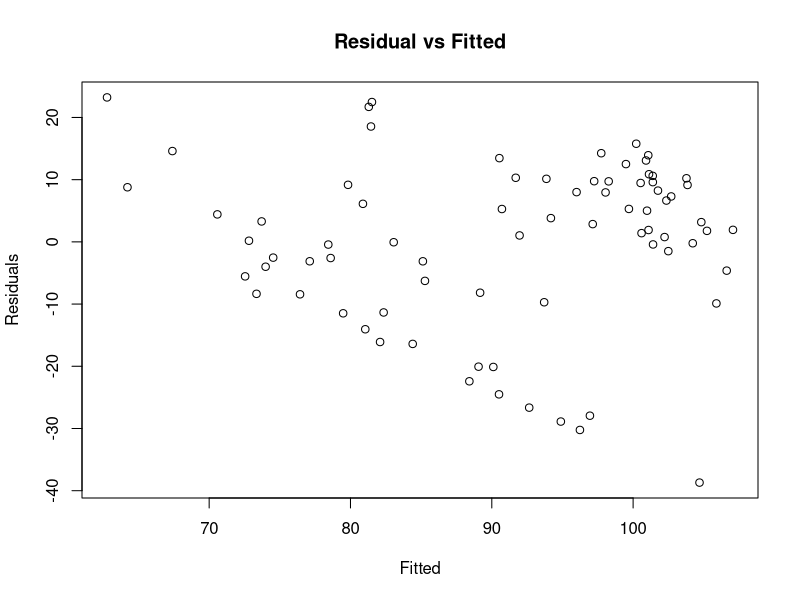
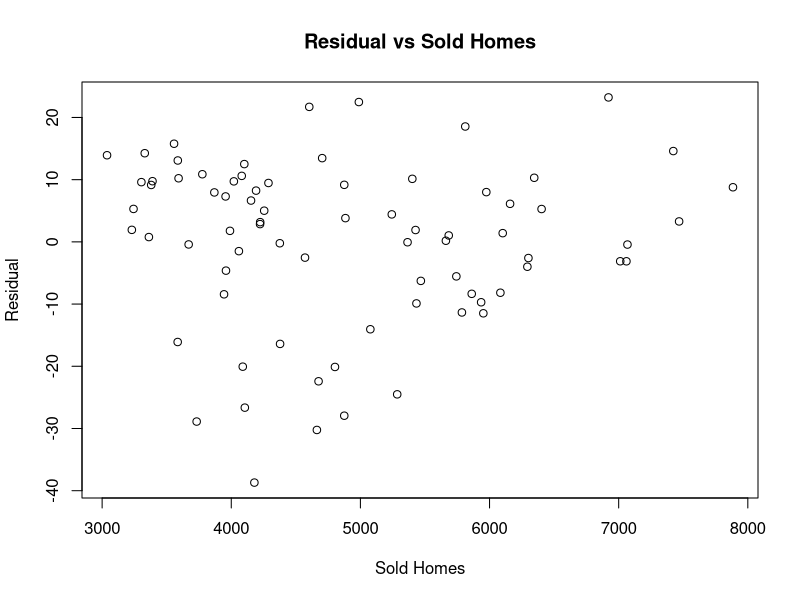
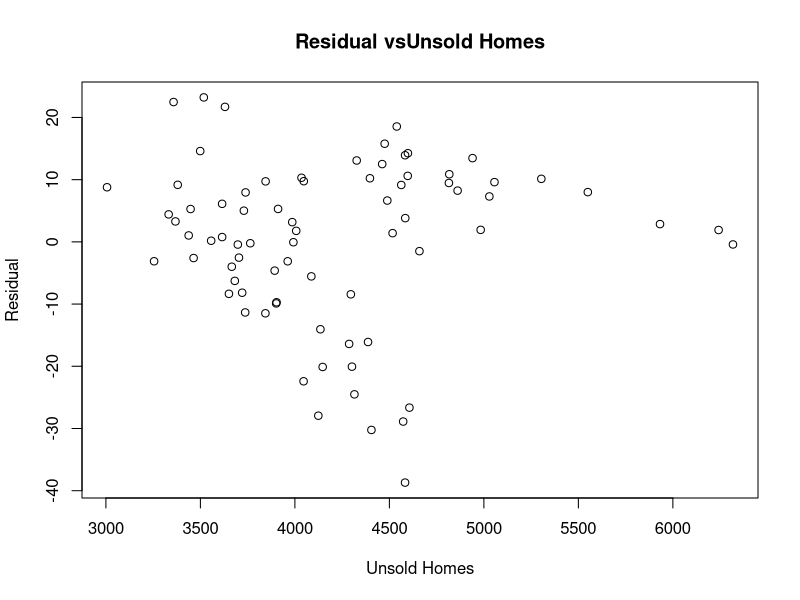
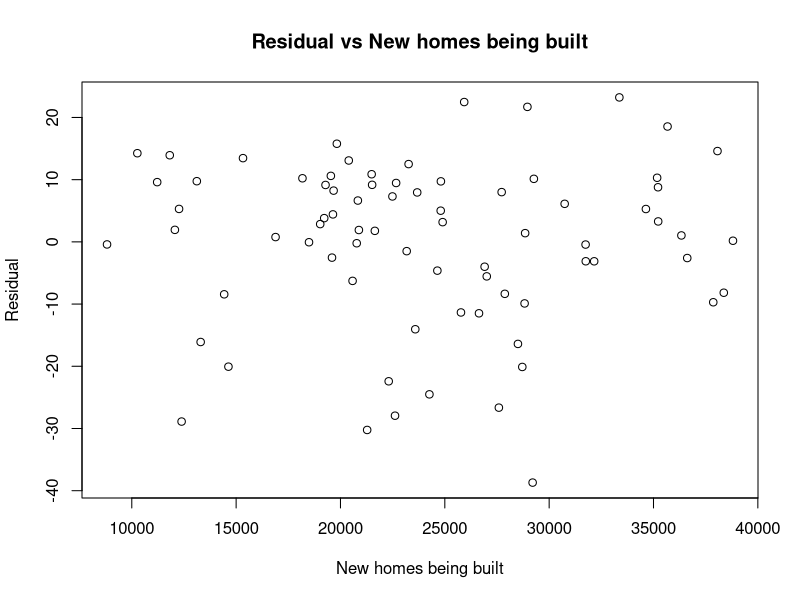
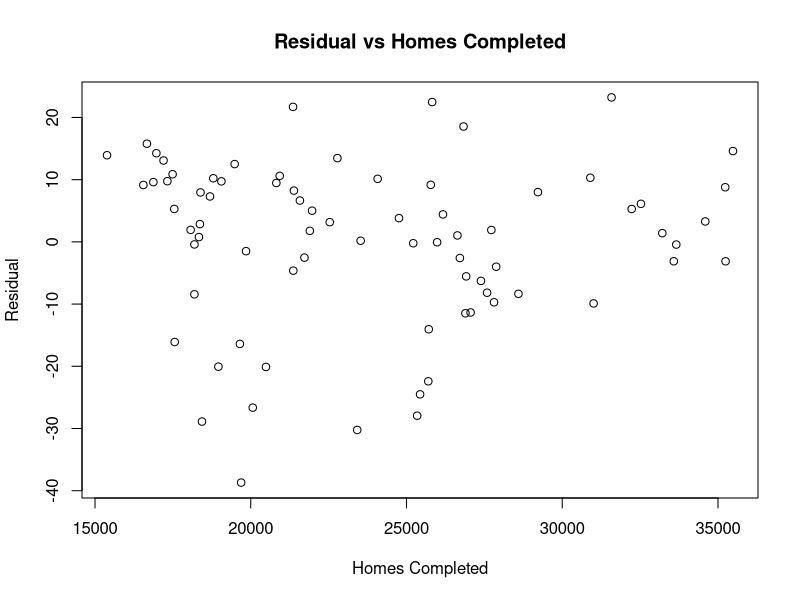
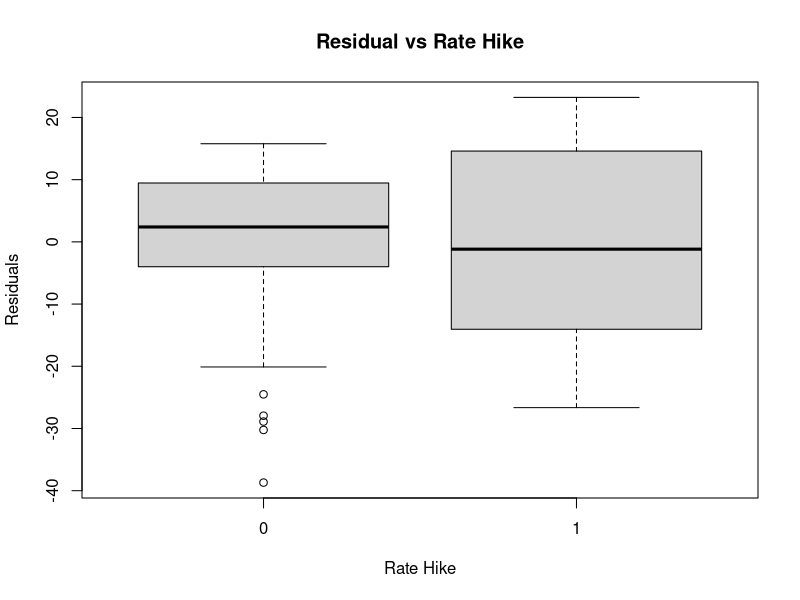
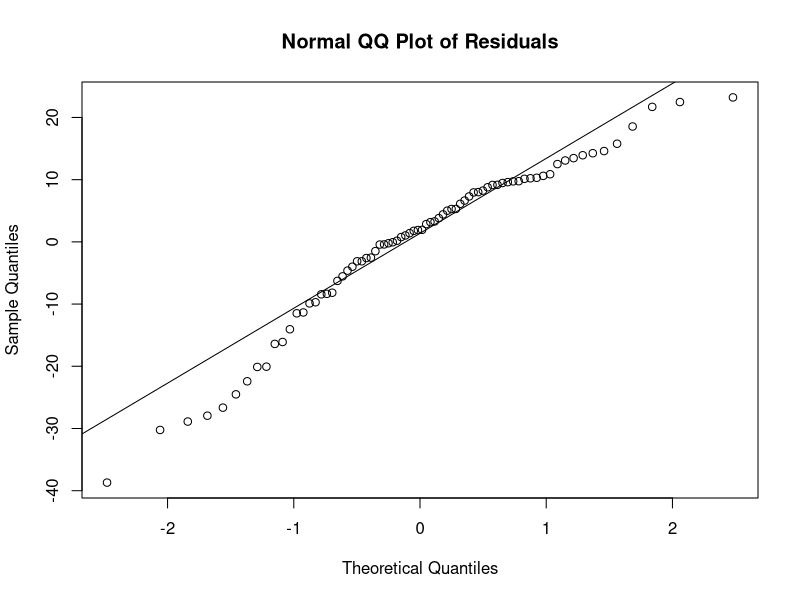

Write R code to recreate these figures, in order.
## ---- chunk 1
library(tidyverse)
library(ggplot2)
library(readr)
# loads the dataset into R
data <- read_csv(here::here("data/analysis_data/analysis_data.csv"))

## ---- chunk 2
model <- lm(Quarterly_Average ~ Detached_Absorption_Quarterly_Avg + 
              Detached_Unabsorbed_Quarterly_Avg + 
              Starting_Detached_Construction + 
              Completed_Construction_Detached + 
              rates, 
            data = data)
intercept <- round(as.numeric(coef(model)[1]))
## ---- chunk 3
# replace NULL with appropriate values to be used in y and x axes of plot respectively.
y_value <- resid(model)
x_value <- fitted(model)

# plots the residual vs fitted plot
plot(x = x_value, y = y_value, main="Residual vs Fitted", xlab="Fitted",
     ylab="Residuals")
## ---- chunk 4
# Plot multiple graphs in a single grid (1 row, 3 columns)
par(mfrow=c(1,1))

# Plot Residual vs Sold Homes
plot(x = data$Detached_Absorption_Quarterly_Avg, y = y_value, main="Residual vs Sold Homes", xlab="Sold Homes", ylab="Residual")

# Plot Residual vs Unsold Homes
plot(x = data$Detached_Unabsorbed_Quarterly_Avg, y = y_value, main="Residual vsUnsold Homes", 
     xlab="Unsold Homes", ylab="Residual")

# Plot Residual vs New homes being built
plot(x = data$Starting_Detached_Construction, y = y_value, main="Residual vs New homes being built", 
     xlab="New homes being built", ylab="Residual")

# Plot Residual vs Homes Completed
plot(x = data$Completed_Construction_Detached, y = y_value, main="Residual vs Homes Completed", 
     xlab="Homes Completed", ylab="Residual")

# Boxplot Residual vs Rate Hike
boxplot(y_value ~ data$rates, main="Residual vs Rate Hike", 
        xlab="Rate Hike", ylab="Residuals")
## ---- chunk 5
# Create QQ plot for residuals
qqnorm(resid(model), main = "Normal QQ Plot of Residuals")
qqline(resid(model))
